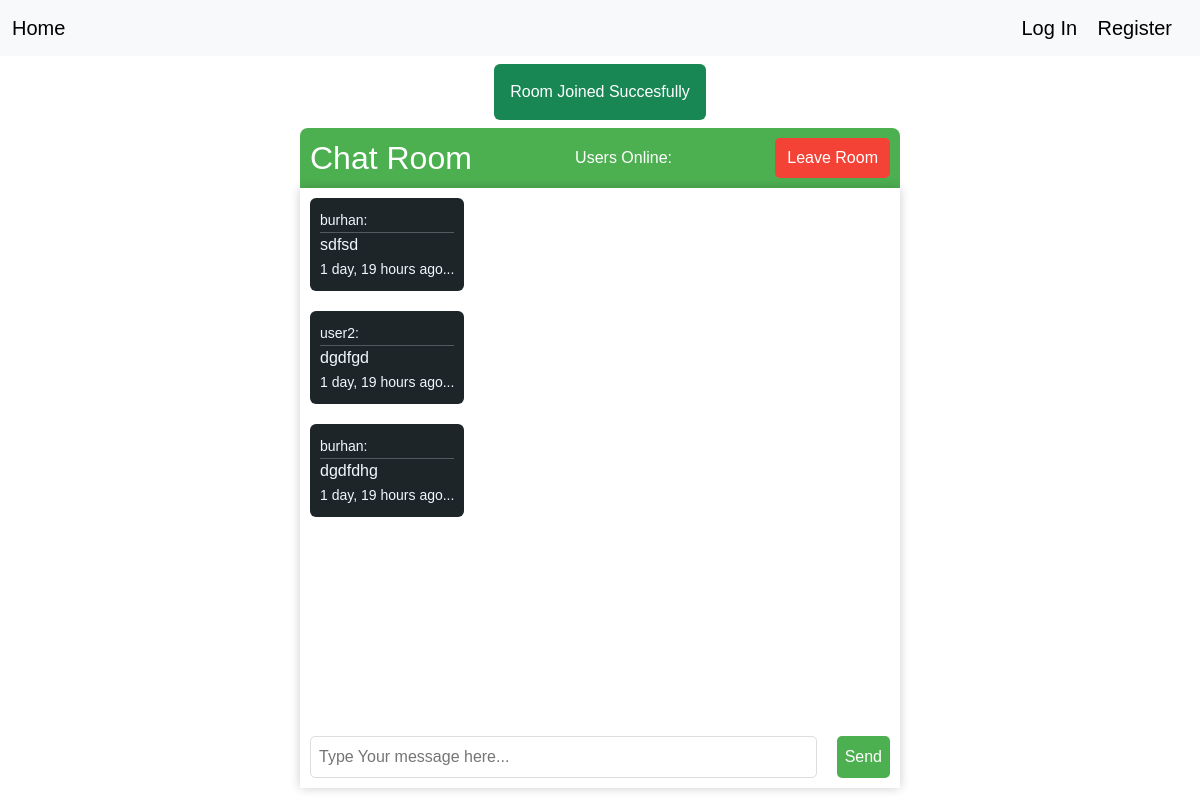
Page /chat_room/conference/ on the earlier database version.
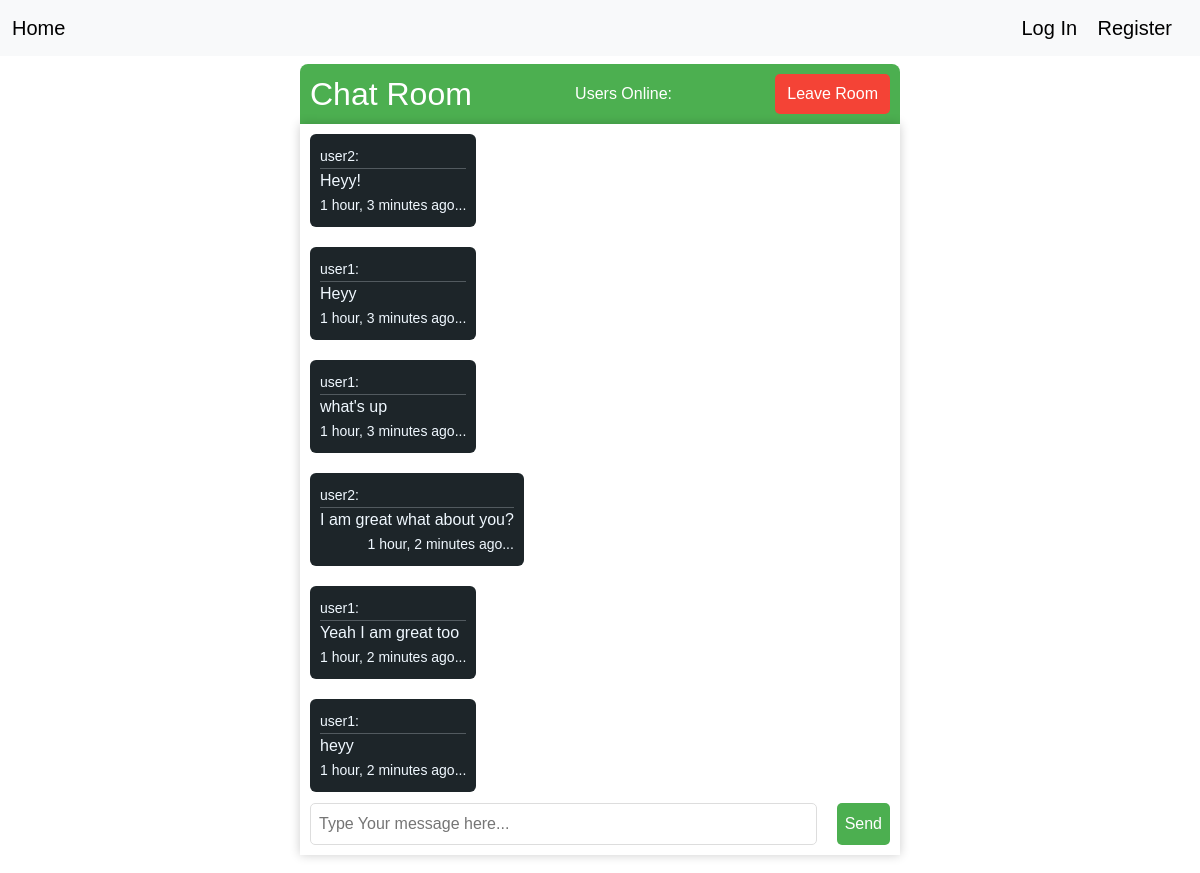
Same page on the later database version.
### chat/models.py (models this page shows, shortened)
class Messages(models.Model):
    message = models.CharField(max_length=255)
    sent_by = models.ForeignKey(User, models.DO_NOTHING, related_name='messages')
    timeStamp = models.DateTimeField(auto_now_add=True)

### chat/views.py (the view)
# urls.py: path("chat_room/<str:room_name>/", views.room, name="room"),
def room(request, room_name):
    room_exists = Room.objects.filter(name=room_name).exists()
    room = Room.objects.filter(name=room_name).first()
    user = request.user
    if room_exists:
        messagesQuery = room.messages.all()
        messages.success(request, 'Room Joined Succesfully')
        return render(request, "chat/room.html", {
            "room_name": room_name,
            'room_messages': messagesQuery
            })
    room = Room.objects.create(name=room_name, created_by=user)
    room.save()
    messages.success(request, 'Room Created Successful')
    return render(request, "chat/room.html", {"room_name": room_name})

### chat/templates/chat/room.html (shortened to what this page needs)
{% extends 'layout.html' %}
{% load static %}
{% block content %}
<div class="main-container my-2">
    {% for message in messages %}
        <div class="p-3 mb-2 bg-success text-white rounded-2" id="message-box">{{ message }}</div>
    {% endfor %}
    <div class="chat-header">
        <h2>Chat Room</h2>
        <div id="users-online">Users Online:</div>
        <button class="leave-chat">
            <a href="{% url 'index' %}" style="text-decoration: none; color: white">
                Leave Room</a>
        </button>
    </div>
    <div class="chat-container">
        <div class="chat-log" id="chat-log">
            {% for message in room_messages %}
                {% if request.user.id == message.sent_by.id %}
                    <div class="message receiver-message">
                        <div>
                            <span>{{ message.message }}</span>
                        </div>
                        <div class="message-time">
                            <span><small>{{ message.timeStamp|timesince }} ago...</small></span>
                        </div>
                    </div>
                {% else %}
                    <div class="message sender-message">
                        <div>
                            <span><small>{{ message.sent_by.username}}:</small></span>
                        </div>
                        <hr style="width: 100%; margin: 0;">
                        <div>
                            <span>{{ message.message }}</span>
                        </div>
                        <div class="message-time">
                            <span><small>{{ message.timeStamp|timesince }} ago...</small></span>
                        </div>
                    </div>
                {% endif %}
            {% endfor %}
    </div>
        <div class="send-message">
            <input id="chat-message-input" type="text" placeholder="Type Your message here..." ><br>
            <button id="chat-message-submit" type="button">Send</button>
        </div>
    </div>
</div>
{% endblock %}

Differences in the rows shown:
no longer on this page (row unchanged): Messages: sent_by.username "burhan", message "sdfsd", timeStamp "1 day, 19 hours"
no longer on this page (row unchanged): Messages: sent_by.username "user2", message "dgdfgd", timeStamp "1 day, 19 hours"
no longer on this page (row unchanged): Messages: sent_by.username "burhan", message "dgdfdhg", timeStamp "1 day, 19 hours"
added Messages: sent_by.username "user2", message "Heyy!", timeStamp "1 hour, 3 minutes"
added Messages: sent_by.username "user1", message "Heyy", timeStamp "1 hour, 3 minutes"
added Messages: sent_by.username "user1", message "what's up", timeStamp "1 hour, 3 minutes"
added Messages: sent_by.username "user2", message "I am great what about you?", timeStamp "1 hour, 2 minutes"
added Messages: sent_by.username "user1", message "Yeah I am great too", timeStamp "1 hour, 2 minutes"
added Messages: sent_by.username "user1", message "heyy", timeStamp "1 hour, 2 minutes"
Other differences:
list line gone: "Room Joined Succesfully"
